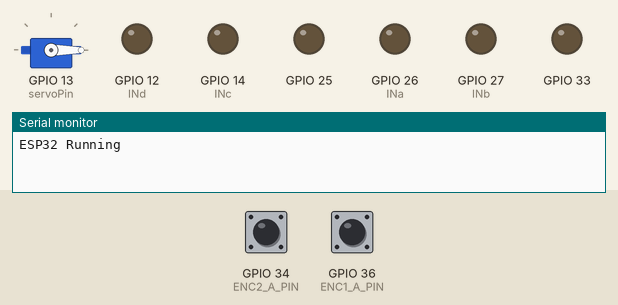
Simulated run of this sketch. Board: ESP32. On the bench: servo, output pins drawn as LEDs (lit = HIGH), the last lines printed to the serial monitor. Inputs (shaded band) come from the test bench; at power-on: GPIO 34 (ENC2_A_PIN) HIGH, GPIO 36 (ENC1_A_PIN) HIGH.

Above: at 0.1 s.
At 3.1 s:
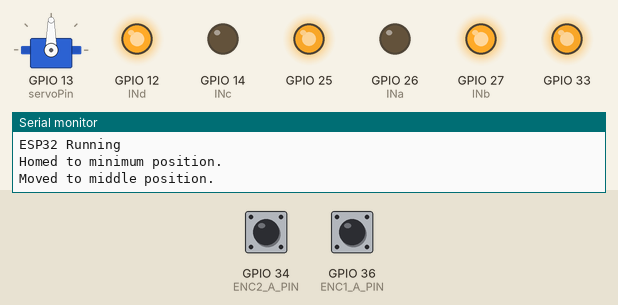
At 4.1 s:
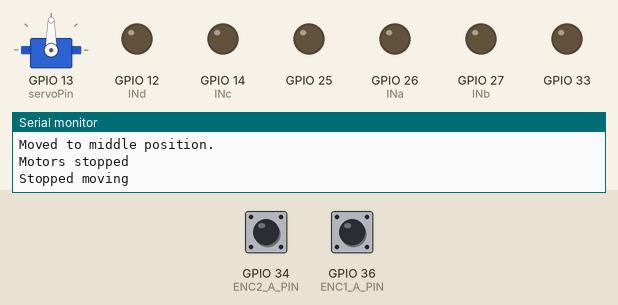
Timing chart, 0 to 5.6 s (numbered marks = the images above):
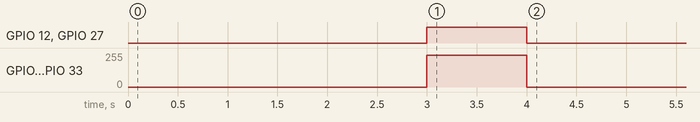

Measured:
- by itself, GPIO 12 (INd), GPIO 27 (INb): HIGH → LOW at 4.0 s
- by itself, GPIO 25, GPIO 33: 239/255 → 0/255 at 4.0 s

The sketch:

Bottom.ino
```cpp
#include <Arduino.h>
#include <Wire.h>
#include <ESP32Servo.h>

#define I2C_SLAVE_ADDR 0x04 // I2C address

#define enA 33  // enableA command line
#define enB 25  // enableB command line

#define INa 26  // channel A direction
#define INb 27  // channel A direction
#define INc 14  // channel B direction
#define INd 12  // channel B direction

#define ENC1_A_PIN 36  // GPIO for Encoder 1 Signal A
#define ENC1_B_PIN 39  // GPIO for Encoder 1 Signal B
#define ENC2_A_PIN 34  // GPIO for Encoder 2 Signal A
#define ENC2_B_PIN 35  // GPIO for Encoder 2 Signal B

// Global variable definitions
Servo myServo;
bool ismoving = false;
unsigned long moveStartTime = 0;
float moveDuration = 0;

//encoder setup and RPM variables
long leftMotorRPM = 0;
float rightMotorRPM = 0;
volatile unsigned long enc1_lastTime = 0, enc2_lastTime = 0;
volatile unsigned long enc1_timePerPulse = 0, enc2_timePerPulse = 0;

// Servo setup
const int servoPin = 13; // Change this to your desired pin

// Current servo position
int currentServoPosition = 90;

// Set the speed of the motors
int leftSpeed = 240;
int rightSpeed = 240;

// Define the servo positions
const int minPosition = 0;     // Minimum position (0 degrees)
const int maxPosition = 180;   // Maximum position (180 degrees)
const int middlePosition = 90;  // Middle position (90 degrees)

// Setting PWM properties
const int freq = 2000;
const int ledChannela = 1;  // the ESP32 servo library uses the PWM channel 0 by default, hence the motor channels start from 1
const int ledChannelb = 2;
const int resolution = 8;

void IRAM_ATTR handleEncoder1A() {
  unsigned long currentTime = micros();
  enc1_timePerPulse = currentTime - enc1_lastTime;
  enc1_lastTime = currentTime;
  leftMotorRPM = (60.0 * 1000000.0) / (enc1_timePerPulse * 12);
}

void IRAM_ATTR handleEncoder2A() {
  unsigned long currentTime = micros();
  enc2_timePerPulse = currentTime - enc2_lastTime;
  enc2_lastTime = currentTime;
  rightMotorRPM = (60.0 * 1000000.0) / (enc2_timePerPulse * 12);
}

void setup() {

  Serial.begin(9600);
  Serial.println("ESP32 Running");
  //Setup Servo
    myServo.attach(servoPin);
  // Setup PWM for motors
    ledcAttachChannel(enA, freq, resolution,15);
    ledcAttachChannel(enB, freq, resolution,14);
  // Attaching Encoders

  // Encoder 1 setup
  pinMode(ENC1_A_PIN, INPUT_PULLUP);
  pinMode(ENC1_B_PIN, INPUT_PULLUP);
  attachInterrupt(digitalPinToInterrupt(ENC1_A_PIN), handleEncoder1A, RISING);

  // Encoder 2 setup
  pinMode(ENC2_A_PIN, INPUT_PULLUP);
  pinMode(ENC2_B_PIN, INPUT_PULLUP);
  attachInterrupt(digitalPinToInterrupt(ENC2_A_PIN), handleEncoder2A, RISING);

  // Allow allocation of all timers
    ESP32PWM::allocateTimer(0);
    ESP32PWM::allocateTimer(1);
    ESP32PWM::allocateTimer(2);
    ESP32PWM::allocateTimer(3);
  // Left Motor
    pinMode(INa, OUTPUT);
    pinMode(INb, OUTPUT);
  // Right Motor
    pinMode(INc, OUTPUT);
    pinMode(INd, OUTPUT);

  // Home the servo to the minimum position
    homeServo();
    delay(1000);
  // Move to the middle position
    moveToMiddle();
    ismoving = false;
    goForwards(1000);

}

void loop() {

  // Check if we are currently moving
  if (ismoving == true) {        // Check if the move duration has passed

    if ((millis() - moveStartTime) >= moveDuration) {

      stopMotors();
      ismoving = false; // Stop moving
      moveDuration = 0;
      leftMotorRPM = 0;
      rightMotorRPM = 0;
      Serial.println("Stopped moving");
    }
  }
}

//-------------------------Functions---------------------------------

// Servo Functions

void homeServo() {

  // Move to the minimum position
  myServo.write(minPosition);
  delay(1000); // Wait for the servo to reach the position
  Serial.println("Homed to minimum position.");

}

void moveToMiddle() {

  // Move to the middle position
  myServo.write(middlePosition);
  delay(1000); // Wait for the servo to reach the position
  Serial.println("Moved to middle position.");

}


//  Motion

//  Sets motor speeds
void motors(int leftSpeed, int rightSpeed) {

  // set individual motor speed
  // the direction is set separately

  // constrain the values to within the allowable range
  leftSpeed = constrain(leftSpeed, 0, 255);
  rightSpeed = constrain(rightSpeed, 0, 255);

  ledcWrite(enA, leftSpeed);
  ledcWrite(enB, rightSpeed);

}

// Function to stop the motors

//  Stops Motors
void stopMotors() {

    motors(0,0);
    digitalWrite(INa, LOW);
    digitalWrite(INb, LOW);
    digitalWrite(INc, LOW);
    digitalWrite(INd, LOW);
    Serial.println("Motors stopped");

}

//  Moves Forwards
void goForwards(float Movetime) {
    motors(leftSpeed, rightSpeed);
    moveStartTime = millis();
    moveDuration = Movetime;
    ismoving = true;
    digitalWrite(INa, LOW);
    digitalWrite(INb, HIGH);
    digitalWrite(INc, LOW);
    digitalWrite(INd, HIGH);

}

//  Moves Backwards
void goBackwards(float Movetime) {

    moveStartTime = millis();
    moveDuration = Movetime;
    ismoving = true;
    digitalWrite(INa, HIGH);
    digitalWrite(INb, LOW);
    digitalWrite(INc, HIGH);
    digitalWrite(INd, LOW);

}


// I2C Bus comms


//Handles requests from master ESP
void onRequestHandler() {

  Wire.write(ismoving ? 1 : 0); // Moving status
  // Send left and right motor RPM as 16-bit values
  unsigned int leftRPM = (unsigned int)leftMotorRPM; // Changed to unsigned int
  int rightRPM = (int)rightMotorRPM; // Changed to int
  Wire.write(leftRPM >> 8);    // High byte of left motor RPM
  Wire.write(leftRPM & 0xFF); // Low byte of left motor RPM
  Wire.write(rightRPM >> 8);  // High byte of right motor RPM
  Wire.write(rightRPM & 0xFF); // Low byte of right motor RPM

}


//Function to clear the I2C buffer
void emptyBuffer(void) {

  Serial.println("Error: I2C Byte Size Mismatch");
  while (Wire.available()) {
  Wire.read();

  }
}
```
